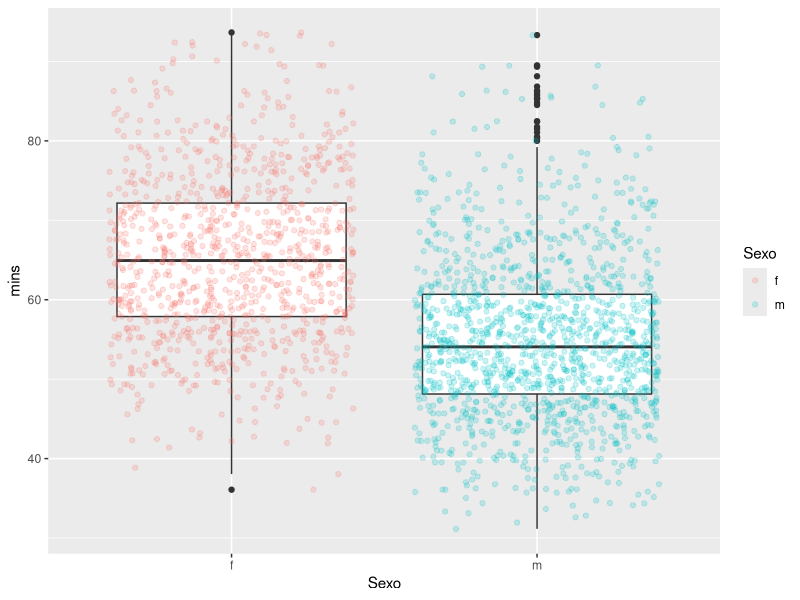

This figure's R source: (Note: this script raises an error after producing the figure.)
## ---- chunk 1
library(ggplot2)
library(knitr)
#
# Functions
#
Time2Mins <- function(s) {
  v <- strsplit(s, ":")
  n <- length(v[[1]])
  m <- 0
  for (i in 1:n) {
    k=as.numeric(v[[1]][n])
    m <- (m*60) + (as.numeric(v[[1]][i]))
  }
  return(m/60)
}
## ---- chunk 2
if (exists("dfBrooks50")) {
  message("Skiping file Read.")
} else {
  dfBrooks50 <- read.csv2("Brooks50.csv")
}
## ---- chunk 3
df <- dfBrooks50[c(1,5:11)]
df$mins=sapply(as.character(df$T.Chip), Time2Mins) 
levels(df$Sexo)[levels(df$Sexo)=="f"] <- "F"
levels(df$Sexo)[levels(df$Sexo)=="m"] <- "M"

nRunners=length(df$Numero)
## ---- chunk 4
summary(df$mins)
## ---- chunk 5
summary(df$Sexo)
## ---- chunk 6
tapply(df$mins, df$Sexo, summary)
## ---- chunk 7
psex <- ggplot(df, aes(Sexo, mins)) +
  geom_boxplot() +
  geom_jitter(aes(color=Sexo), alpha=0.2)  
psex
## ---- chunk 8
s <-summary(df$Categoria)
dfCat <- data.frame(Categoria=names(s), Cant=s, row.names=NULL)
kable(dfCat)
#tapply(df$Categoria, df$Sexo, summary)
#tapply(df$mins, df$Categoria, summary)
## ---- chunk 9
pcat2 <- ggplot(df, aes(Categoria, mins)) +
  geom_boxplot() +
  geom_jitter(aes(color=Sexo), alpha=0.2)  
pcat2
## ---- chunk 10
pcat3 <- ggplot(df, aes(Categoria, mins)) +
  geom_boxplot() +
  geom_jitter(aes(color=Sexo), alpha=0.2)  +
  facet_grid(Sexo~.) 
pcat3
## ---- chunk 11
x <- tapply(df$Categoria, df$Sexo, summary)
df2F <- data.frame(Categoria=labels(x[["F"]]), Sexo="F", Cant=x[["F"]], row.names=NULL)
df2M <- data.frame(Categoria=labels(x[["M"]]), Sexo="M", Cant=x[["M"]], row.names=NULL)
df2 <- rbind(df2F,df2M)


plotSexNumbers <-ggplot(data=df2, aes(x=Categoria, y=Cant, fill=Sexo)) +
    geom_bar(stat="identity", position="dodge")
plotSexNumbers
